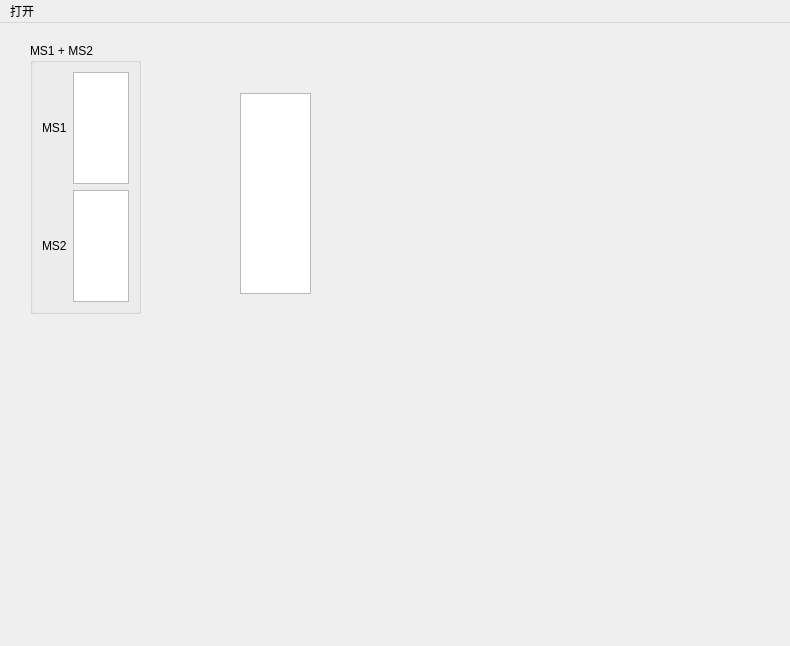
<?xml version="1.0" encoding="UTF-8"?>
<ui version="4.0">
 <class>MainWindow</class>
 <widget class="QMainWindow" name="MainWindow">
  <property name="geometry">
   <rect>
    <x>0</x>
    <y>0</y>
    <width>790</width>
    <height>646</height>
   </rect>
  </property>
  <property name="windowTitle">
   <string>MainWindow</string>
  </property>
  <widget class="QWidget" name="centralwidget">
   <widget class="QGroupBox" name="groupBox">
    <property name="geometry">
     <rect>
      <x>30</x>
      <y>20</y>
      <width>111</width>
      <height>271</height>
     </rect>
    </property>
    <property name="title">
     <string>MS1 + MS2</string>
    </property>
    <layout class="QGridLayout" name="gridLayout">
     <item row="0" column="0">
      <widget class="QLabel" name="label">
       <property name="text">
        <string>MS1</string>
       </property>
      </widget>
     </item>
     <item row="0" column="1">
      <widget class="QListWidget" name="listWidget_MS1"/>
     </item>
     <item row="1" column="0">
      <widget class="QLabel" name="label_2">
       <property name="text">
        <string>MS2</string>
       </property>
      </widget>
     </item>
     <item row="1" column="1">
      <widget class="QListWidget" name="listWidget_MS2"/>
     </item>
    </layout>
   </widget>
   <widget class="QListView" name="listView">
    <property name="geometry">
     <rect>
      <x>240</x>
      <y>70</y>
      <width>71</width>
      <height>201</height>
     </rect>
    </property>
   </widget>
  </widget>
  <widget class="QMenuBar" name="menuBar">
   <property name="geometry">
    <rect>
     <x>0</x>
     <y>0</y>
     <width>790</width>
     <height>22</height>
    </rect>
   </property>
   <widget class="QMenu" name="menu">
    <property name="title">
     <string>打开</string>
    </property>
    <addaction name="openFile"/>
   </widget>
   <addaction name="menu"/>
  </widget>
  <action name="openFile">
   <property name="checkable">
    <bool>false</bool>
   </property>
   <property name="text">
    <string>打开*.mgf文件</string>
   </property>
  </action>
 </widget>
 <resources/>
 <connections/>
</ui>
